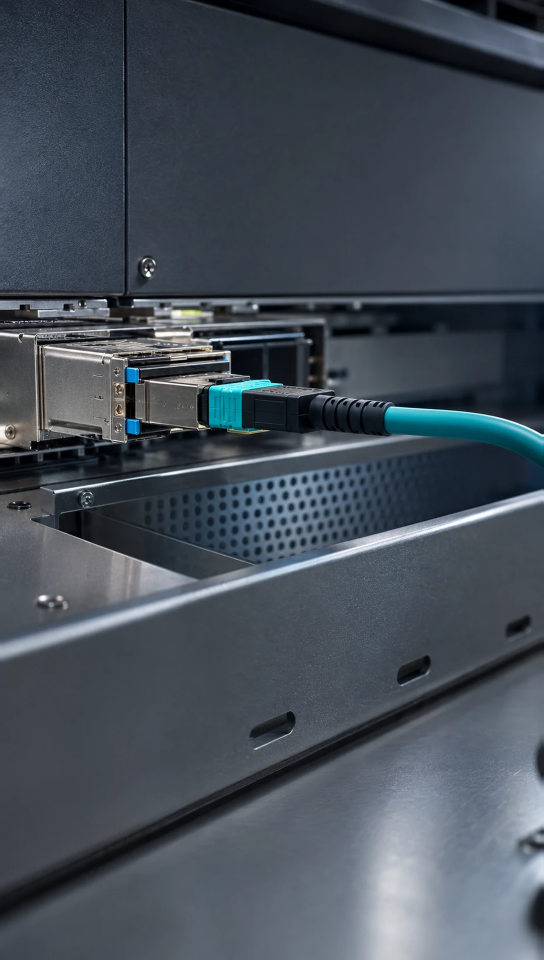
#> input picture experiments/lightpath_ltx_s04_poc/in/kf_first.png, 1088 x 1920 px (shown at 1/2 size)
$ python compare.py in/kf_first.png
#> lines starting #> are read from the running program, lines starting #| are printed output that depends on the picture
"""Comparison package for the S04 LTX test.
  python3 compare.py out/ltx/s04_ltx_3keys.mp4
Writes deliver/: synchronized 3-panel video (V1.1 blockout | clay layout | LTX), keyframe grid, frame grid,
metrics.txt (keyframe fidelity, frame-to-frame change, edge agreement with the clay layout)."""
import os
import subprocess
import sys

import numpy as np
from PIL import Image, ImageDraw, ImageFont, ImageFilter

HERE = os.path.dirname(os.path.abspath(__file__))
LTX = sys.argv[1]
D = os.path.join(HERE, 'deliver')
T = os.path.join(HERE, 'out', 'cmp')
os.makedirs(D, exist_ok=True)
for sub in ('ltx', 'blk'):
    os.makedirs(os.path.join(T, sub), exist_ok=True)
BLK = os.path.join(HERE, '..', 'lightpath_blockout_v1.1', 'out', 'frames')       # V1.1 30 fps frames (global)
CLAY = os.path.join(HERE, 'out', 'clay_png')


def ff(args):
    subprocess.run(['ffmpeg', '-y', '-loglevel', 'error'] + args, check=True)
#> (this line was passed over: subprocess is not available in this run)
#> `G = Image.new('RGB', (W * 3 + 20, (H + 50) * 2), (15, 15, 15))`: G: PIL image 1100x1372 RGB; every value is 15


ff(['-i', LTX, '-vsync', '0', os.path.join(T, 'ltx', 'l%03d.png')])
n = len(os.listdir(os.path.join(T, 'ltx')))
print('LTX frames', n)
try:
    font = ImageFont.truetype('/usr/share/fonts/truetype/dejavu/DejaVuSans-Bold.ttf', 30)
    fsm = ImageFont.truetype('/usr/share/fonts/truetype/dejavu/DejaVuSans-Bold.ttf', 22)
except OSError:
    font = fsm = ImageFont.load_default()
W, H = 360, 636


def blk_frame(k):        # V1.1 blockout frame nearest to LTX frame k (S04 local 1 + k*149/120)
    g = 451 + round(k * 149 / 120)
    return os.path.join(BLK, f'f{g:04d}.png')


def g(p):
    return np.asarray(Image.open(p).convert('L').resize((272, 480)), np.float32)
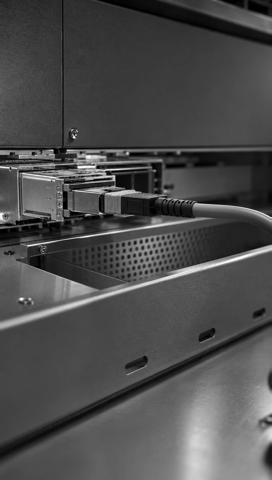
#> returned value: shape (480, 272) float32; min 0, max 255, mean 76.7


def edges(a):
    im = Image.fromarray(a.astype(np.uint8)).filter(ImageFilter.FIND_EDGES)
    e = np.asarray(im, np.float32)
    return e > np.percentile(e, 90)


diffs, agree = [], []
prev = None
for k in range(n):
    l = os.path.join(T, 'ltx', f'l{k + 1:03d}.png')
    c = os.path.join(CLAY, f'c{k:03d}.png')
    panels = [(blk_frame(k), 'V1.1 blockout'), (c, 'clay (LTX layout input)'), (l, 'LTX output')]
    row = Image.new('RGB', (W * 3 + 20, H + 50), (15, 15, 15))
    dr = ImageDraw.Draw(row)
    for i, (p, nm) in enumerate(panels):
        row.paste(Image.open(p).convert('RGB').resize((W, H), Image.LANCZOS), (i * (W + 10), 50))
        dr.text((i * (W + 10) + 6, 12), nm, fill=(235, 235, 235), font=fsm)
    dr.text((W * 3 - 120, 12), f'{k / 24:4.2f}s', fill=(235, 235, 235), font=fsm)
    row.save(os.path.join(T, 'blk', f'r{k:03d}.png'))
    a = g(l)
    if prev is not None:
        diffs.append(np.abs(a - prev).mean())
    prev = a
    ea, ec = edges(a), edges(g(c))
    # tolerant edge agreement: an LTX edge pixel counts if a clay edge lies within 3 px
    ecd = np.asarray(Image.fromarray((ec * 255).astype(np.uint8)).filter(ImageFilter.MaxFilter(7))) > 0
    agree.append((ea & ecd).sum() / max(ea.sum(), 1))
ff(['-framerate', '24', '-i', os.path.join(T, 'blk', 'r%03d.png'), '-frames:v', str(n), '-vf',
    'pad=ceil(iw/2)*2:ceil(ih/2)*2', '-c:v', 'libx264', '-crf', '18', '-pix_fmt', 'yuv420p', '-an',
    os.path.join(D, 'S04_compare_blockout_clay_ltx.mp4')])

# keyframe fidelity: LTX frame vs the GPT keyframe it was conditioned on
kf = {0: 'kf_first.png', 72: 'kf_mid.png', 120: 'kf_last.png'}
kfd = {}
G = Image.new('RGB', (W * 3 + 20, (H + 50) * 2), (15, 15, 15))
dg = ImageDraw.Draw(G)
for i, (k, f) in enumerate(kf.items()):
    a = g(os.path.join(HERE, 'in', f))
#> (the run stopped early here; a loop or call above may not have finished)
